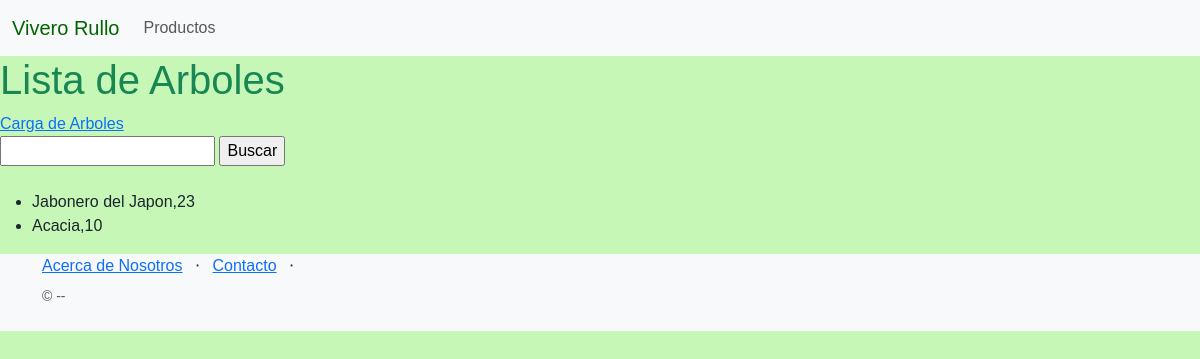
/Productos/lista-Arbol/, run on an earlier commit of the app's database.
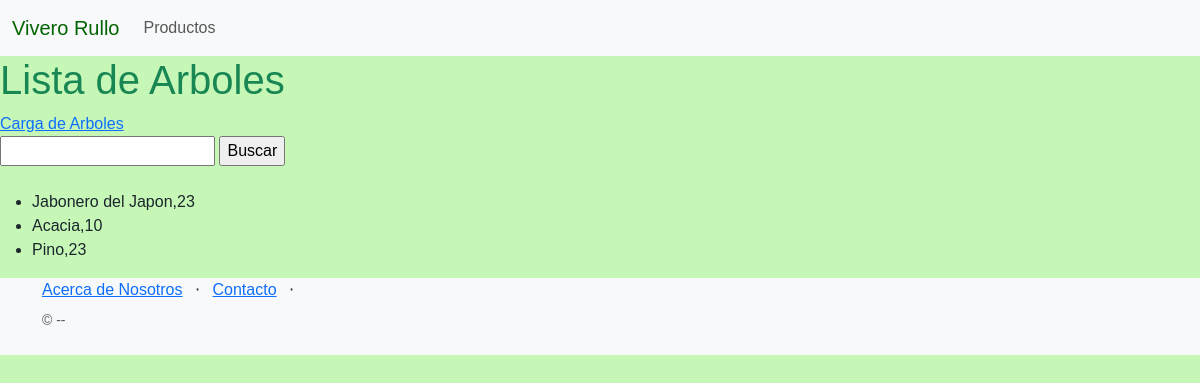
And on a later commit of the database.
### products/models.py (models this page shows, shortened)
class Arbol(models.Model):
    nombre=models.CharField(max_length=200)
    tipo=models.CharField(max_length=128)
    tamaño=models.CharField(max_length=200)
    stock=models.IntegerField()

### products/views.py (the view)
# urls.py: path('lista-Arbol/', listarArbol, name='listaarbol'),
def listarArbol(request):
    contexto = {
        'Arboles': Arbol.objects.all(),
    }
    return render(request=request,
                  template_name='products/listaArbol.html',
                  context=contexto,
                  )

### products/templates/products/listaArbol.html (shortened to what this page needs)
{% extends "products/base.html" %}
{% block contenido %}
<section>
  <div>
  <h1 style='color:#198754'>Lista de Arboles </h1>
  <a href="{% url 'arbol' %}">Carga de Arboles</a>
  <br>
  <form action="{% url 'buscaarbol' %}" method="post">
    <input type="text" name="nombre">
    <input type="submit" value="Buscar">
  </form>
  <br>
  <ul>
   {% for planta in Arboles %}
    <li> {{ planta.nombre}},{{ planta.stock }}</li>
   {% endfor %}
  </ul>
  </div>
  </section>
{% endblock contenido %}

What changed in the data, as far as the page shows it:
added Arbol: nombre "Pino", stock "23"
